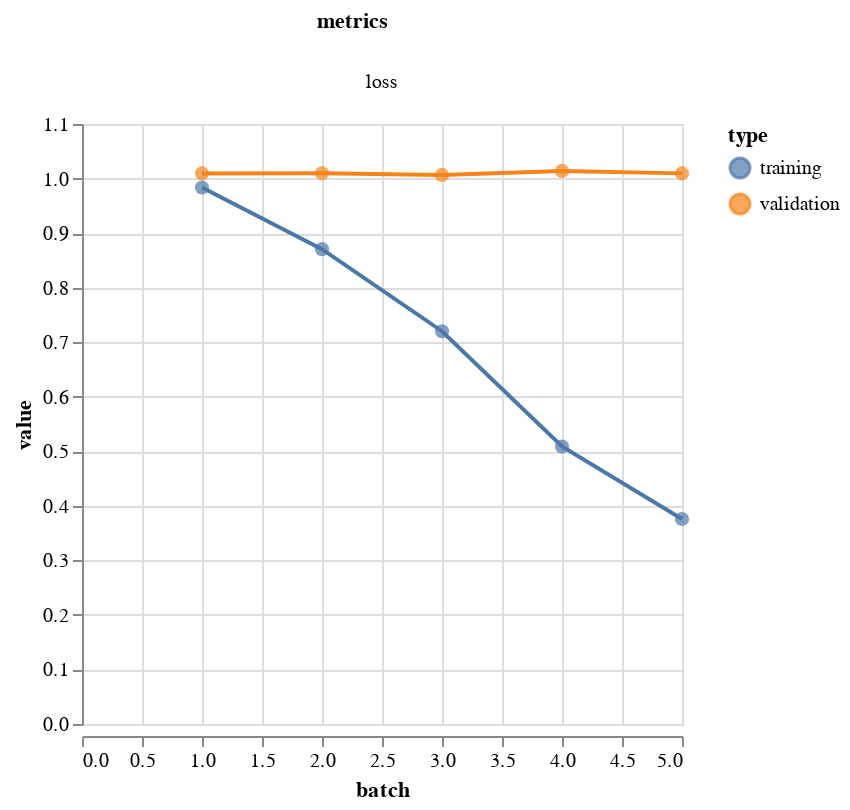

Notebook source saved alongside this figure:
### Code cell
vis.metrics(output.history)

### Figure 1 — Vega-Lite specification as saved in the notebook (floating-point values rounded to 4 significant figures)
{"config": {"view": {"continuousWidth": 300, "continuousHeight": 300}}, "data": {"name": "data-bbfb2a377ce7572e972b5543bbfc6787"}, "facet": {"column": {"field": "metrics", "type": "nominal"}}, "spec": {"layer": [{"mark": {"type": "circle", "size": 50}, "encoding": {"color": {"field": "type", "type": "nominal"}, "tooltip": [{"field": "batch", "type": "quantitative"}, {"field": "value", "type": "quantitative"}], "x": {"field": "batch", "type": "quantitative"}, "y": {"field": "value", "type": "quantitative"}}}, {"mark": {"type": "line"}, "encoding": {"color": {"field": "type", "type": "nominal"}, "x": {"field": "batch", "type": "quantitative"}, "y": {"field": "value", "type": "quantitative"}}}], "height": 300, "width": 300}, "resolve": {"scale": {"y": "independent"}}, "$schema": "https://vega.github.io/schema/vega-lite/v5.20.1.json", "datasets": {"data-bbfb2a377ce7572e972b5543bbfc6787": [{"batch": 1, "value": 0.9835, "type": "training", "metrics": "loss"}, {"batch": 2, "value": 0.8705, "type": "training", "metrics": "loss"}, {"batch": 3, "value": 0.7201, "type": "training", "metrics": "loss"}, {"batch": 4, "value": 0.5088, "type": "training", "metrics": "loss"}, {"batch": 5, "value": 0.3758, "type": "training", "metrics": "loss"}, {"batch": 1, "value": 1.009, "type": "validation", "metrics": "loss"}, {"batch": 2, "value": 1.01, "type": "validation", "metrics": "loss"}, {"batch": 3, "value": 1.007, "type": "validation", "metrics": "loss"}, {"batch": 4, "value": 1.014, "type": "validation", "metrics": "loss"}, {"batch": 5, "value": 1.009, "type": "validation", "metrics": "loss"}]}}
